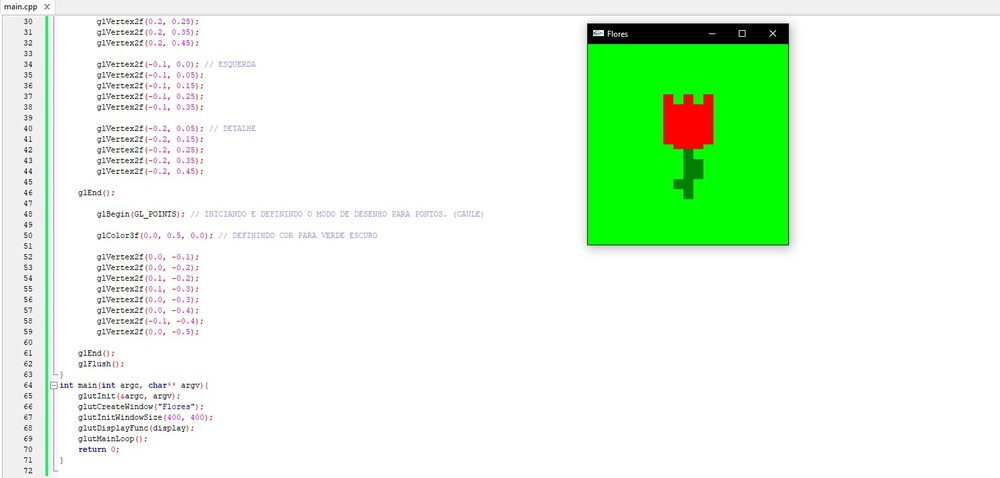
#> input picture 1B/Ex1_COMPGRAFICA/EXEMPLO.jpg, 1000 x 478 px, shrunk from 1497 x 715 before the run, found by its file name
$ python 2.py
#> lines starting #> are read from the running program, lines starting #| are printed output that depends on the picture; after the words box and inside, x2 and y2 are one past the last pixel; in counts of white or black regions, pixels touching at a corner belong together
import cv2
from google.colab import files
from google.colab.patches import cv2_imshow

uploaded = files.upload()
#> the answer given: EXEMPLO.jpg
file_name = next(iter(uploaded))

image = cv2.imread(file_name)
#> image is the input picture: shape (478, 1000, 3); mean B, G, R 226.6, 246.5, 227.7

cv2_imshow(image)

altura, largura, canais = image.shape
#> altura = 478; largura = 1000; canais = 3

dx = 20  # Valor de translação em X
dy = 300  # Valor de translação em Y

result_image = image.copy()

for i in range(altura):
    for j in range(largura):
        b, g, r = image[i, j]
        if (b, g, r) != (0, 0, 0):
            new_x = j + dx
            new_y = i + dy

            if 0 <= new_x < largura and 0 <= new_y < altura:
                result_image[new_y, new_x] = [b, g, r]
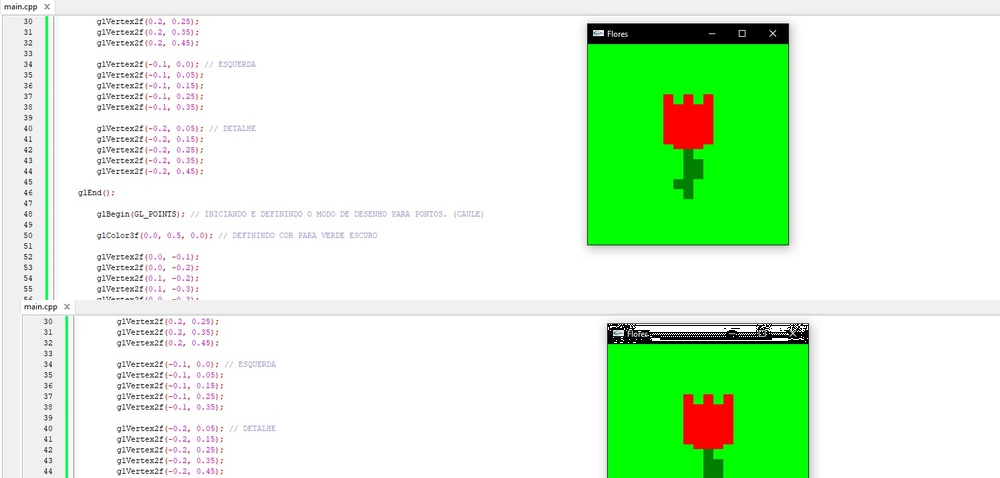
#> result_image: shape (478, 1000, 3); 17.87% of pixels changed, all inside (x1, y1, x2, y2) = (20, 300, 1000, 478)

cv2_imshow(result_image)
cv2.imwrite('NovaImagem.jpg', result_image)
